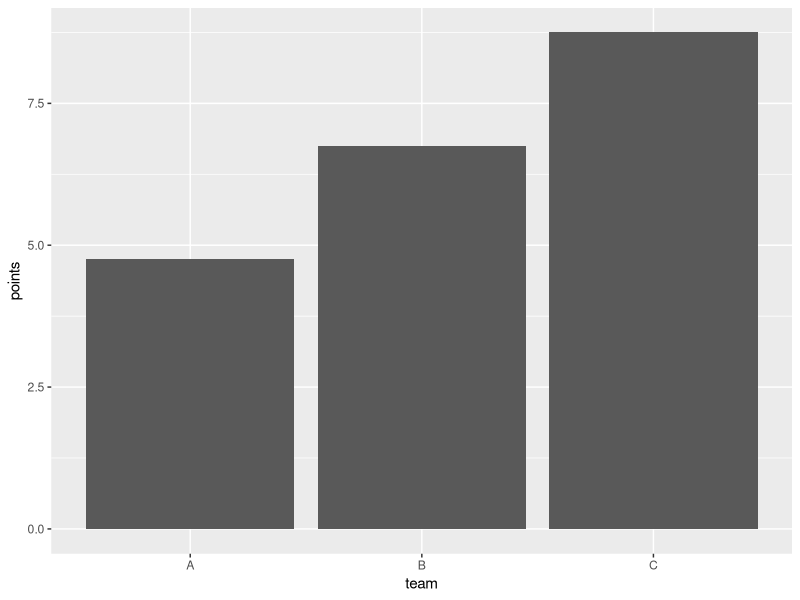

This figure's R source:
# Example: Plot Mean Values with geom_bar() in ggplot2
# create data frame
df <- data.frame(team=rep(c('A', 'B', 'C'), each=4),
                 points=c(3, 5, 5, 6, 5, 7, 7, 8, 9, 9, 9, 8))

# view data frame
df

library("ggplot2")

# create bar plot to visualize mean points value by team
ggplot(df, aes(x=team, y=points)) + 
  geom_bar(position = "dodge", stat="summary", fun="mean")

# To display the actual mean value of points for each team,
# we can use the summarise() function from the dplyr package:
library("dplyr")

# calculate mean value of points, grouped by team
df %>% 
  group_by(team ) %>% 
  summarise(mean_pts = mean(points, na.rm = TRUE))
